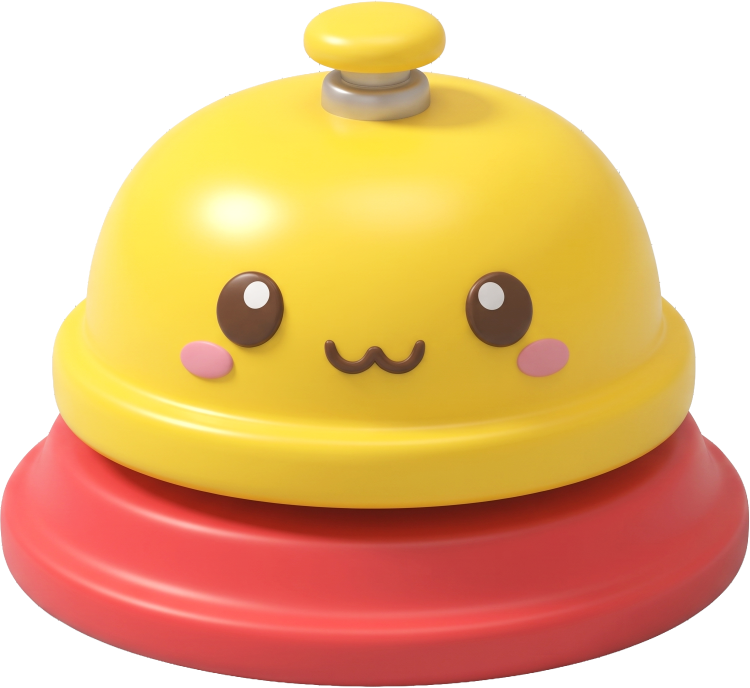
#> input picture assets/bell.png, 1499 x 1375 px (shown at 1/2 size)
$ python -i build_card_art.py   (imports and definitions only)
#> lines starting #> are read from the running program, lines starting #| are printed output that depends on the picture; after the words box and inside, x2 and y2 are one past the last pixel; in counts of white or black regions, pixels touching at a corner belong together
#> further down, picture is the input picture: PIL image 1499x1375 RGBA; mean R, G, B, A 222.5, 174.3, 119.7, 179.5
#!/usr/bin/env python3
"""6세 · 7세 카드 그림 → 3D 폴더용 가벼운 사본 (3D 폴더 전용 · 원래 게임은 그대로)

  python3 tools/build_card_art.py          (동기화.command가 돌 때마다 같이 돌아요 — 바뀐 그림만 다시 만듦)

- 원래 게임 assets/card/card_<낱말>.png 중 5세 목록(원래 src/cards.js의 CARD_ART)에 없는 2 · 3단계 낱말 그림
  + 5세 카드라도 원래 사본(assets/card_web)보다 그림이 새로 바뀐 것(다시 만든 그림 — 원래 게임은 안 건드리고 3D에서만 새 그림으로)
  → gl/media/cards/card_<낱말>.webp (600×800, 모서리 7.5% 둥글게 · 바깥 검은 바탕은 투명 — 원래 tools/build_cards.py와 같은 모양)
- gl/card-art.js : window.CARD_ART에 더할 목록 (주소 끝 ?v= 는 그림 내용의 해시 → 그림을 바꾸면 새로 받아요)
- gl/card-tex.js : 파일을 더블클릭해 열었을 때(file://) 3D 판이 그림을 읽도록 data URL로 — 2단계 이상을 고를 때만 불러와요 (gl/lv-cards.js)
- 2 · 3단계 낱말이 아닌 파일 이름(오타 등)은 건너뛰고 알려 줘요
- PIL만 써요 (동기화.command가 쓰는 시스템 python3에서도 돌게)
"""
import base64
import hashlib
import json
import os
import pathlib
import re
import sys

from PIL import Image, ImageChops, ImageDraw

ROOT = pathlib.Path(os.environ.get('HG_OUT_ROOT') or pathlib.Path(__file__).resolve().parent.parent)     # 시험할 때만 바꿈
ORIG = pathlib.Path(os.environ.get('HG_ORIG') or pathlib.Path(__file__).resolve().parent.parent.parent / 'Phonics-Halli-Galli')
SRC = ORIG / 'assets' / 'card'
OUT = ROOT / 'gl' / 'media' / 'cards'
ART_JS = ROOT / 'gl' / 'card-art.js'
TEX_JS = ROOT / 'gl' / 'card-tex.js'
OW, OH = 600, 800
R = 0.075          # 모서리 둥글기 = 카드 폭의 7.5% (원래 build_cards.py · CSS .card.has-art .front 와 같은 값)
SS = 4


# [4 lines left out: function rounded_mask, not called in this run]


def card_box(im):
    """카드가 있는 곳(검정도 투명도 아닌 픽셀)의 상자 + 맨 윗줄에서 카드가 시작하는 x(= 원래 모서리 둥글기)"""
    r, g, b, a = im.split()
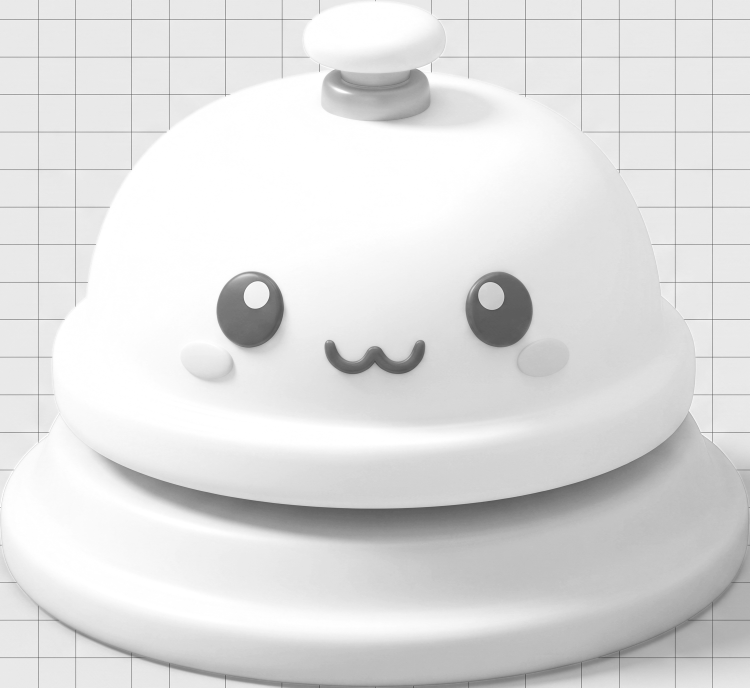
#> r: PIL image 1499x1375 L (shown at 1/2 size); min 57, max 255, mean 222.5
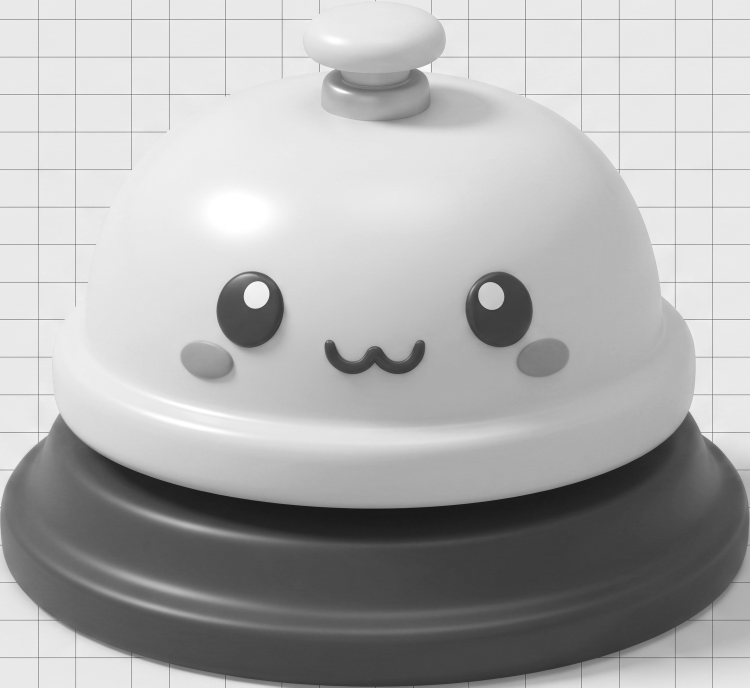
#> g: PIL image 1499x1375 L (shown at 1/2 size); min 21, max 255, mean 174.3
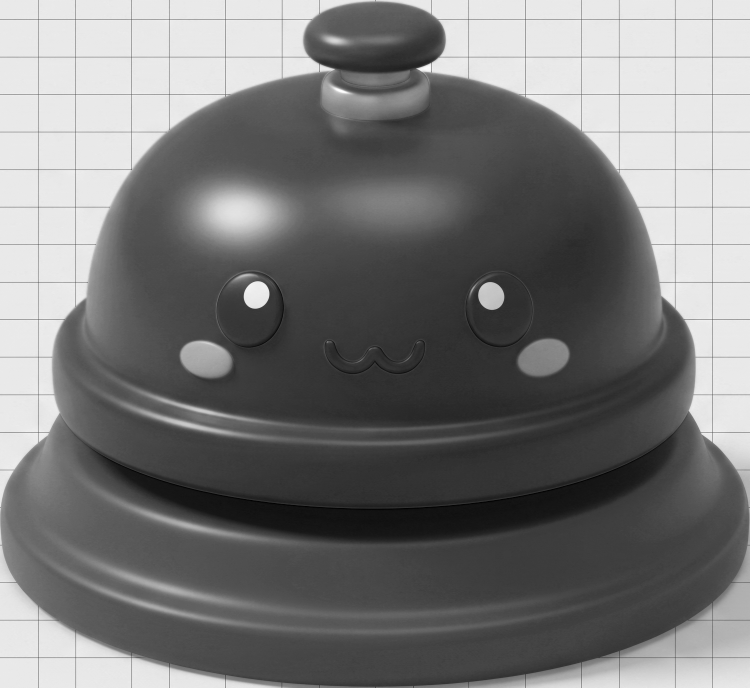
#> b: PIL image 1499x1375 L (shown at 1/2 size); min 0, max 254, mean 119.7
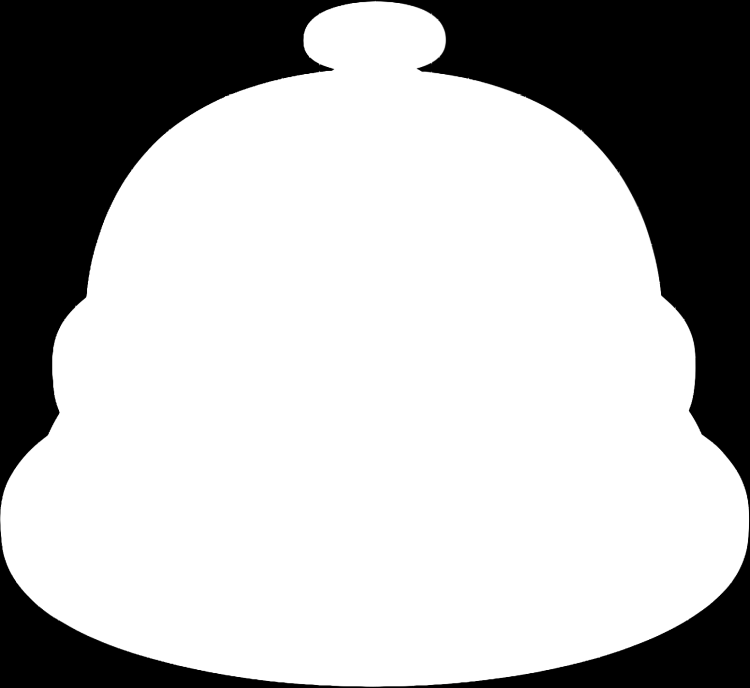
#> a: PIL image 1499x1375 L (shown at 1/2 size); min 0, max 255, mean 179.5
    mx = ImageChops.lighter(ImageChops.lighter(r, g), b).point(lambda v: 255 if v > 51 else 0)
#> mx: PIL image 1499x1375 L; every value is 255
    m = ImageChops.multiply(mx, a.point(lambda v: 255 if v > 10 else 0))
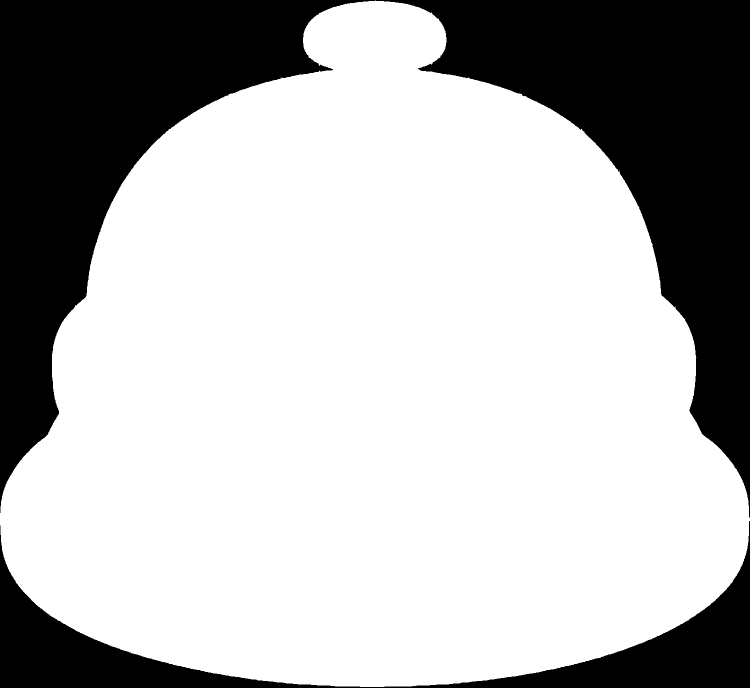
#> m: PIL image 1499x1375 L (shown at 1/2 size); 70.6% white; 2 black regions, box (x1, y1, x2, y2) and area: (0, 0, 1499, 1035) 510620, (0, 1042, 1499, 1375) 95969
    box = m.getbbox()
#> box = (0, 1, 1499, 1374)
    x0, y0, x1, y1 = box
#> x0 = 0; y0 = 1; x1 = 1499; y1 = 1374
    row = m.crop((x0, y0, x1, y0 + 1)).tobytes()
    first = next((i for i, v in enumerate(row) if v), 0)
#> first = 750
    return box, first / (x1 - x0)


# [79 lines left out: functions words_of, main, not called in this run]


# [2 lines not run here, left out]

>>> from PIL import Image
>>> picture = Image.open('../assets/bell.png')
>>> result = card_box(picture)
#> result = ((0, 1, 1499, 1374), 0.5)
